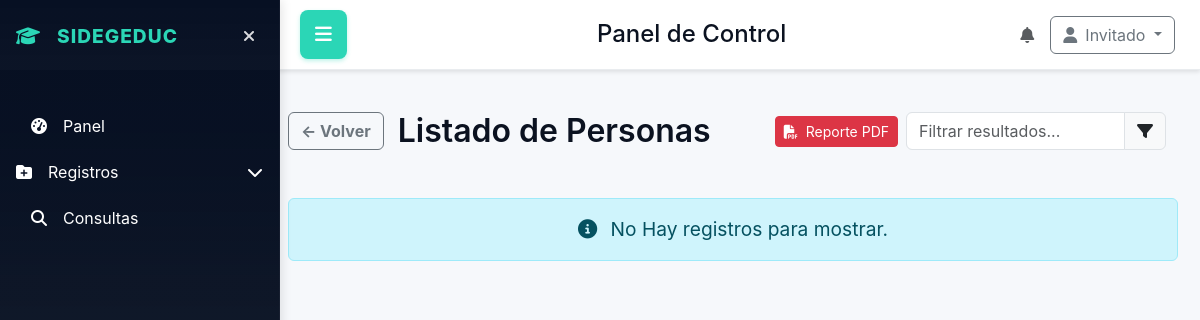
Page /consultas/personas/list?role=representante on the earlier database version.
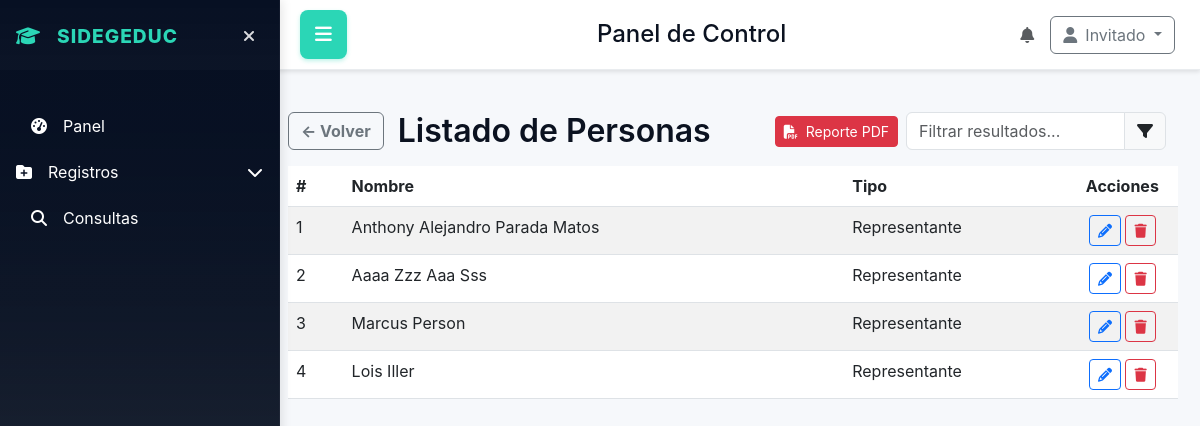
Same page on the later database version.
### database/models.py (models this page shows)
class Representantes(db.Model):
    __tablename__ = 'representantes'
    id_representante = db.Column(db.Integer, primary_key=True, autoincrement=True)
    id_persona = db.Column(db.Integer, db.ForeignKey('personas.id_persona'))
    id_profesion = db.Column(db.Integer, db.ForeignKey('profesiones.id'), nullable=True)
    id_ocupacion = db.Column(db.Integer, db.ForeignKey('ocupaciones.id'), nullable=True)
    id_nivel_academico = db.Column(db.Integer, db.ForeignKey('niveles_academicos.id_nivel_academico'), nullable=True)

class Personas(db.Model):
    __tablename__ = 'personas'
    id_persona = db.Column(db.Integer, primary_key=True)
    primer_nombre = db.Column(db.String(50), nullable=False)
    segundo_nombre = db.Column(db.String(50))
    primer_apellido = db.Column(db.String(50), nullable=False)
    segundo_apellido = db.Column(db.String(50))
    fecha_nacimiento = db.Column(db.Date)
    id_sexo = db.Column(db.Integer, db.ForeignKey('sexo.id_sexo'))
    id_tipo_persona = db.Column(db.Integer, db.ForeignKey('tipo_persona.id_tipo_persona'), nullable=False)
    id_tipo_documento = db.Column(db.Integer, db.ForeignKey('tipo_documento.id_tipo_documento'), nullable=True)
    numero_cedula = db.Column(db.String(20), nullable=True)
    id_ocupacion = db.Column(db.Integer, db.ForeignKey('ocupaciones.id'), nullable=True)
    id_profesion = db.Column(db.Integer, db.ForeignKey('profesiones.id'), nullable=True)
    num_hijos = db.Column(db.Integer, nullable=True)
    id_relacion_familiar = db.Column(db.Integer, db.ForeignKey('relaciones_familiares.id'), nullable=True)

### app.py (the view)
@app.route('/consultas/personas/list')
def consultas_personas_list():
    return manejar_la_vista_de.consultas_personas_list()

### app.py (called while the page is built)
@event.listens_for(Engine, "connect")
def set_sqlite_pragma(dbapi_connection, connection_record):
    if app.config['SQLALCHEMY_DATABASE_URI'].startswith("sqlite"):
        cursor = dbapi_connection.cursor()
        cursor.execute("PRAGMA foreign_keys=ON")
        cursor.close()

@app.context_processor
def inject_user_context():
    try:
        ctx = get_user_context(session)
    except Exception:
        ctx = {}
    return {
        'is_creator': ctx.get('is_creator', False),
        'developer_priv': ctx.get('developer_priv', False),
        'role_name': ctx.get('role_name'),
        'role_desc': ctx.get('role_desc'),
        'status': ctx.get('status'),
        'usuario': ctx.get('user')
    }

### templates/home_panel/struct.html (shortened to what this page needs)
<!DOCTYPE html>
<html lang="en">
<head>
    <link href="https://cdn.jsdelivr.net/npm/bootstrap@5.3.0/dist/css/bootstrap.min.css" rel="stylesheet">
    <link rel="stylesheet" href="https://cdnjs.cloudflare.com/ajax/libs/font-awesome/6.4.0/css/all.min.css">
    <link rel="stylesheet" href="{{ url_for('static', filename='home_panel/home_panel.css') }}">
    <link rel="stylesheet" href="https://cdn.jsdelivr.net/npm/flatpickr/dist/themes/material_blue.css">
</head>
<body>
    <div class="app-layout">
        <aside class="sidebar" id="sidebar">
            <div class="p-3">
                <div class="d-flex align-items-center mb-3">
                    <div class="logo">
                        <i class="fas fa-graduation-cap me-2"></i>
                        SIDEGEDUC
                    </div>
                    <button id="sidebar-toggle" class="sidebar-toggle" aria-label="Ocultar sidebar">
                        <i class="fas fa-times"></i>
                    </button>
                </div>
            </div>
            <nav class="p-3 flex-grow-1">
                <ul class="nav flex-column">
                    <li class="nav-item mb-2">
                        <a class="nav-link" href="{{ url_for('dashboard') }}">
                            <i class="fas fa-tachometer-alt me-3"></i>
                            <span>Panel</span>
                        </a>
                    </li>
                    <li class="nav-item mb-2">
                        <button class="nav-link btn btn-link text-start p-0 w-100" data-bs-toggle="collapse" data-bs-target="#registrosSub" aria-expanded="false">
                            <i class="fas fa-folder-plus me-3"></i>
                            <span>Registros</span>
                            <i class="fas fa-chevron-down ms-auto"></i>
                        </button>
                    </li>
                    <li class="nav-item mb-2">
                        <a class="nav-link" href="{{ url_for('consultas') }}">
                            <i class="fas fa-search me-3"></i>
                            <span>Consultas</span>
                        </a>
                    </li>
                </ul>
            </nav>
        </aside>
        <header class="topbar">
            <button id="menu-toggle" class="menu-toggle">
                <i class="fas fa-bars"></i>
            </button>
            <div class="d-flex align-items-center">
                <h1 class="h4 mb-0 ms-3">Panel de Control</h1>
            </div>
            <div class="d-flex align-items-center">
                <div class="me-3">
                    <i class="fas fa-bell text-muted"></i>
                </div>
                <div class="dropdown">
                    <button class="btn btn-outline-secondary dropdown-toggle" type="button" data-bs-toggle="dropdown">
                        <i class="fas fa-user me-2"></i>{{ usuario if usuario else 'Invitado' }}
                    </button>
                </div>
            </div>
        </header>
        <main class="content">
            {% if content_template %}
                {% include content_template %}
            {% endif %}
        </main>
    </div>
</body>
</html>

### templates/home_panel/consultas_personas_list.html (shortened to what this page needs)
<div class="container-fluid" style="margin-top:90px;">
  <div class="row align-items-center mb-3">
    <div class="col-auto">
      <a href="{{ url_for('consultas') }}" class="btn btn-outline-secondary" style="font-weight:bold;">
        &larr; Volver
      </a>
    </div>
    <div class="col-auto">
      <h2 class="mb-0" style="font-weight:600; font-size:2rem;">Listado de Personas</h2>
    </div>
    <div class="col text-end d-flex align-items-center justify-content-end gap-2">
      <a href="{{ url_for('reporte_pdf_personas', role=role or '') }}" class="btn btn-danger btn-sm" title="Descargar reporte PDF">
        <i class="fas fa-file-pdf me-1"></i> Reporte PDF
      </a>
      <div class="input-group" style="max-width:260px;">
        <input id="filtro-listado" type="text" class="form-control" placeholder="Filtrar resultados..." autocomplete="off">
        <span class="input-group-text"><i class="fas fa-filter"></i></span>
      </div>
    </div>
  </div>
  <link rel="stylesheet" href="/static/home_panel/filtro-dinamico.css">
  {% if rows and rows|length > 0 %}
  <table class="table table-striped">
    <thead>
      <tr>
        <th style="width:5%;">#</th>
        <th style="width:45%;">Nombre</th>
        <th style="width:20%;">Tipo</th>
        <th style="width:10%;text-align:center;">Acciones</th>
      </tr>
    </thead>
    <tbody>
      {% for r in rows %}
      <tr>
        <td>{{ loop.index }}</td>
        <td>{{ r.primer_nombre }} {% if r.segundo_nombre %}{{ r.segundo_nombre }}{% endif %} {{ r.primer_apellido }} {% if r.segundo_apellido %}{{ r.segundo_apellido }}{% endif %}</td>
        <td>
          {% if r.tipo_persona %}
            {{ r.tipo_persona }}
          {% elif r.rol %}
            {{ r.rol }}
          {% elif role_display %}
            {{ role_display }}
          {% else %}
            Sin rol
          {% endif %}
        </td>
        <td style="text-align:center;">
          <a class="btn btn-sm btn-outline-primary" href="{{ url_for('editar_persona') }}?id={{ r.id_persona }}&role={{ r.rol or role_display|lower or 'sinrol' }}" title="Editar"><i class="fas fa-pencil-alt"></i></a>
          <form method="post" action="{{ url_for('borrar_registro_persona') }}" style="display:inline-block;margin:0;">
            <button class="btn btn-sm btn-outline-danger" title="Borrar" onclick="return confirm('¿Eliminar este registro?')"><i class="fas fa-trash"></i></button>
          </form>
        </td>
      </tr>
      {% endfor %}
    </tbody>
  </table>
  {% else %}
  <div class="alert alert-info text-center" style="margin-top:48px;font-size:1.2em;">
    <i class="fas fa-info-circle me-2"></i>
    No Hay registros para mostrar.
  </div>
  {% endif %}
</div>

Differences in the rows shown:
now on this page (row edited): Representantes: primer_nombre "Anthony", segundo_nombre "Alejandro", primer_apellido "Parada", segundo_apellido "Matos", role_display "Representante"
added Representantes: primer_nombre "Aaaa", segundo_nombre "Zzz", primer_apellido "Aaa", segundo_apellido "Sss", role_display "Representante"
added Representantes: primer_nombre "Marcus", primer_apellido "Person", role_display "Representante"
added Representantes: primer_nombre "Lois", primer_apellido "Iller", role_display "Representante"
Other differences:
text no longer shown: "No Hay registros para mostrar."
text now shown: "# Nombre Tipo Acciones"
